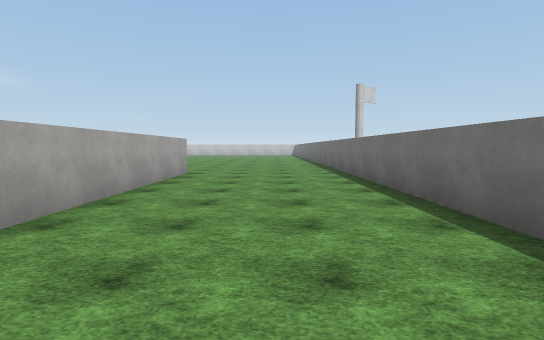
[1] (above)

24 first-person views from a walk through a Unity game level. The camera is 1.5 m above the floor, tilts 4° down and sees 80° across. The floor is counted in squares, 2 m on a side. Each view is taken from the middle of a square. On the plan, view 1 faces up. The plan holds only what a view shows up to about 11 squares ahead; the rest is blank. The place goes on beyond the plan. Surface patterns are stand-ins for the level's own textures.

[2]
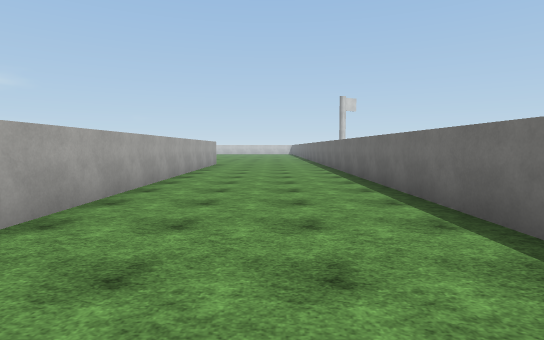

[3]
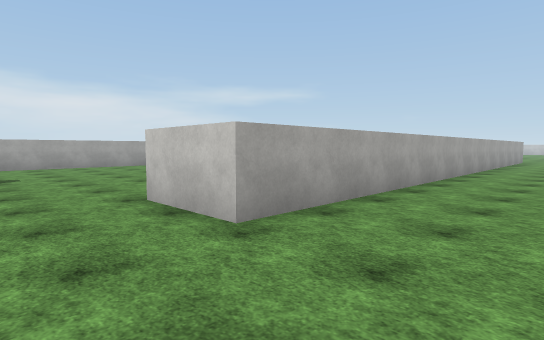

[4]
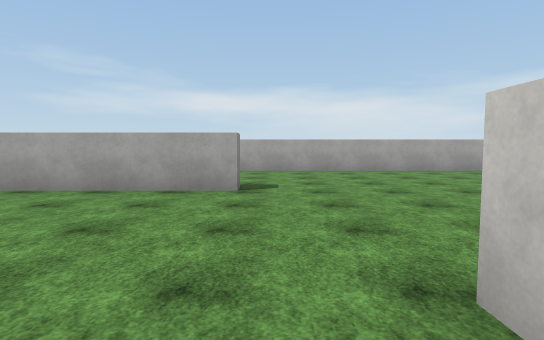

[5]
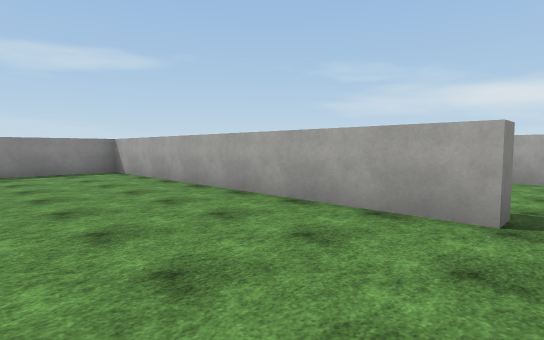

[6]
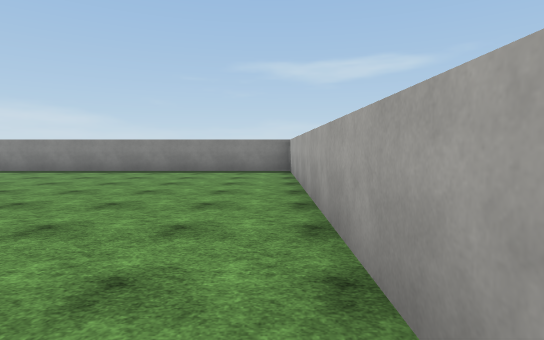

[7]
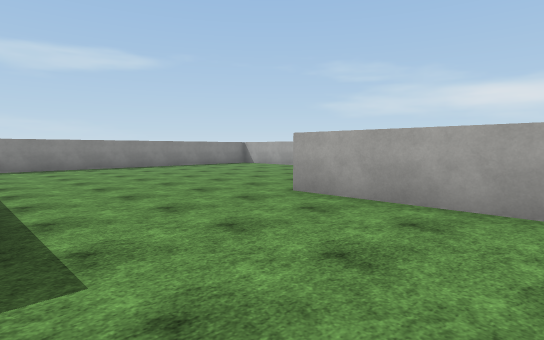

[8]
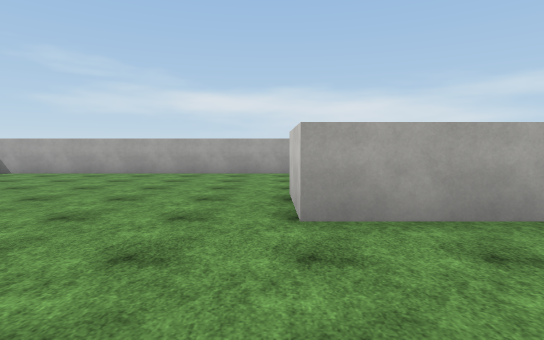

[9]
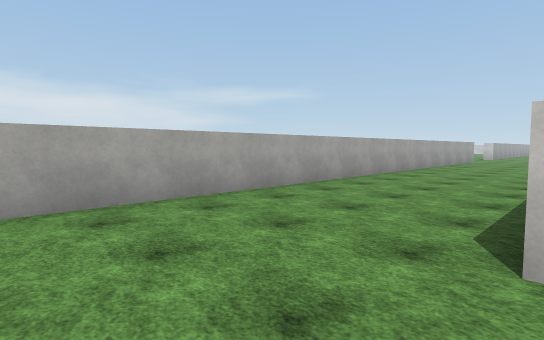

[10]
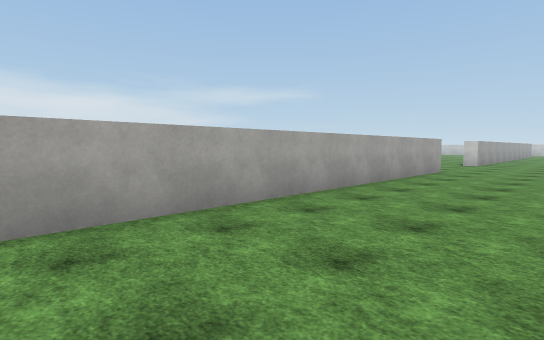

[11]
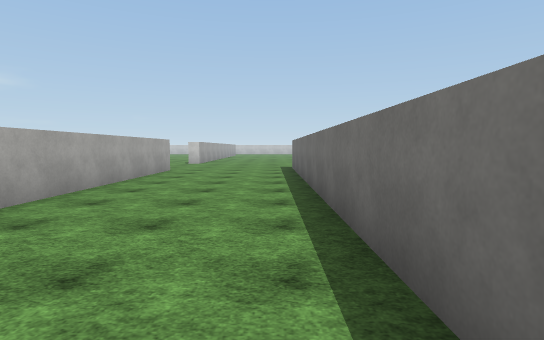

[12]
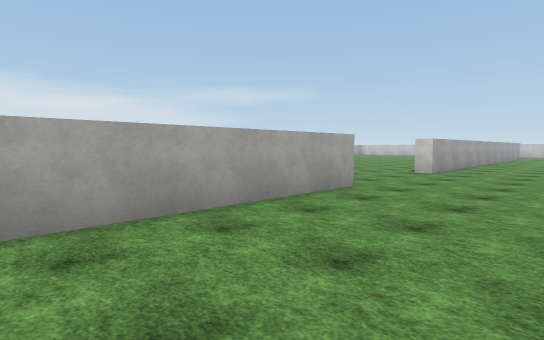

[13]
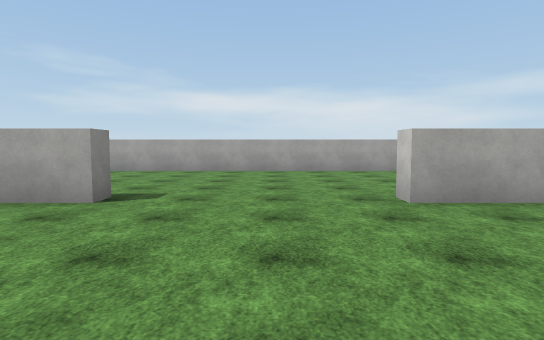

[14]
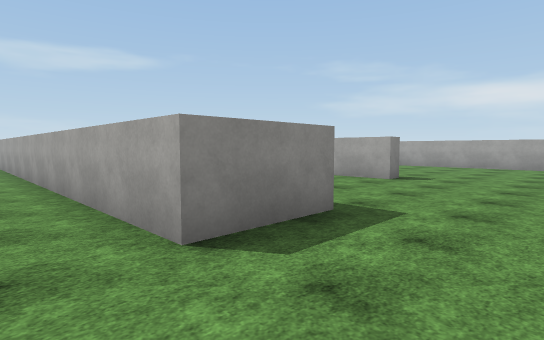

[15]
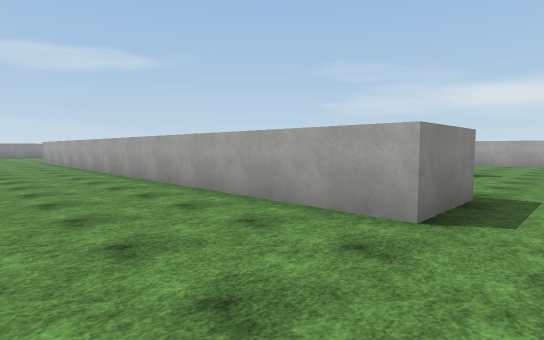

[16]
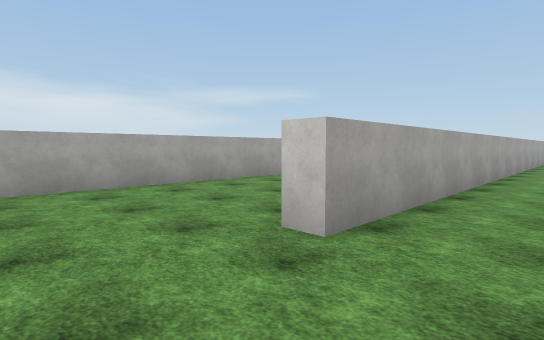

[17]
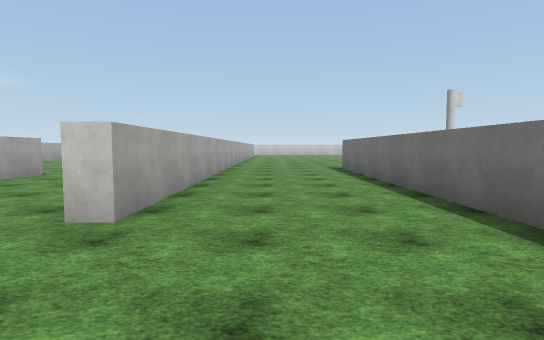

[18]
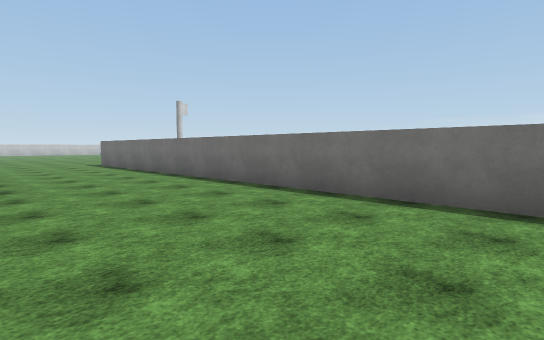

[19]
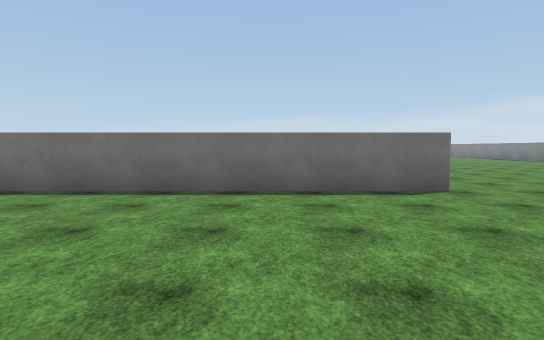

[20]
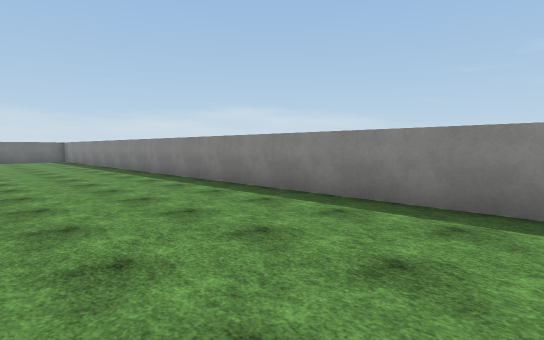

[21]
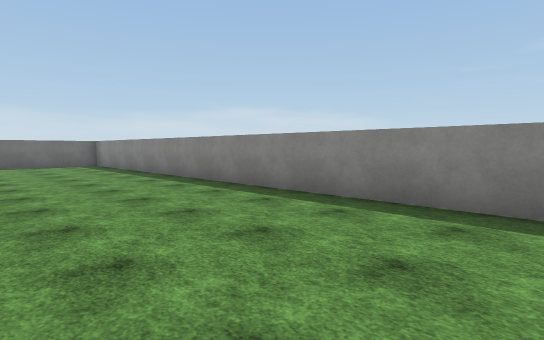

[22]
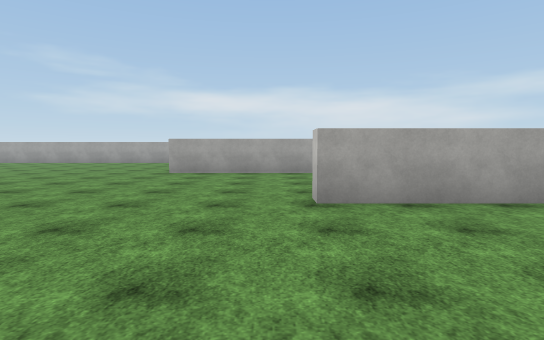

[23]
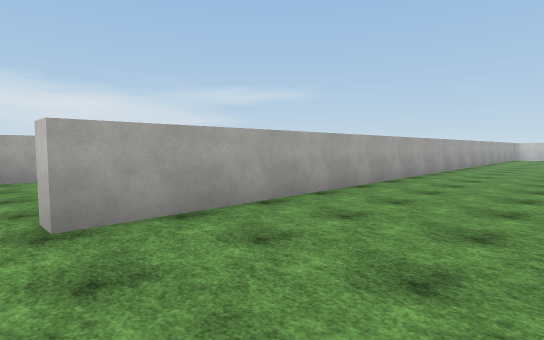

[24]
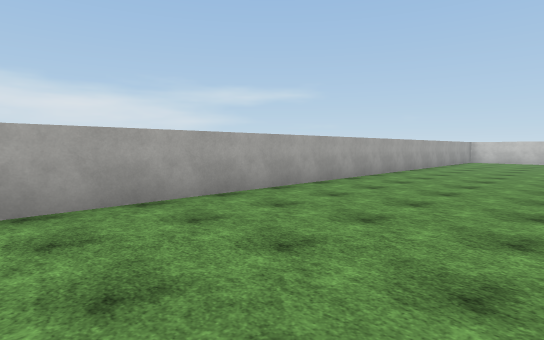

### Floor plan
Points are (right, up) in squares from view 1. A wall is a line through its corners. A room is listed if a view was taken in it or the views show most of it. See-through windows are left out.
Room 1 (views 1, 2, 3, 4, 5, 6, 7, 8, 9, 10, 11, 12, 13, 14, 15, 16, 17, 18, 19, 20, 21, 22, 23, 24)
walls: (-9.1, -9.6) (-8.6, -9.6) (-8.6, -19.3) (12.5, -19.3); (2.2, -2.5) (2.2, 11); (-15.3, -4.2) (-15.3, 5.9); (-2.5, 9.5) (-2.5, -8) (-4.5, -8) (-4.5, 9); (-15.4, 6.8) (-13.2, 6.8) (-13.2, -10.7) (-15.4, -10.7); (-12.4, -19.3) (-10, -19.3); (-8.6, 12.5) (-8.6, 1.2) (-9.1, 1.2); (-19.9, 5.6) (-19.3, 5.6) (-19.3, -18.9); (2.7, 11.4) (2.7, -4.4) (2.1, -4.4); (-19.3, 12.4) (-19.3, 9.9) (-19.9, 9.9); (-25.3, 12) (-25.3, 2.8)

Positions as (right, up) in squares from view 1, and headings:
1: (0, 0), facing up
2: (0, -5), facing up
3: (0, -10), facing up-left
4: (-3, -9), facing left
5: (-5, -9), facing down-left
6: (-8, -9), facing down
7: (-9, -7), facing down-left
8: (-10, -11), facing left
9: (-15, -13), facing up-left
10: (-16, -5), facing up-left
11: (-16, -5), facing up
12: (-16, 0), facing up-left
13: (-15, 8), facing left
14: (-12, 9), facing down-left
15: (-10, 8), facing down-left
16: (-7, -1), facing up-left
17: (-7, -2), facing up
18: (-9, -5), facing up-right
19: (-10, -5), facing right
20: (-3, -15), facing down-right
21: (2, -15), facing down-right
22: (7, -5), facing left
23: (6, -5), facing up-left
24: (7, 0), facing up-left
